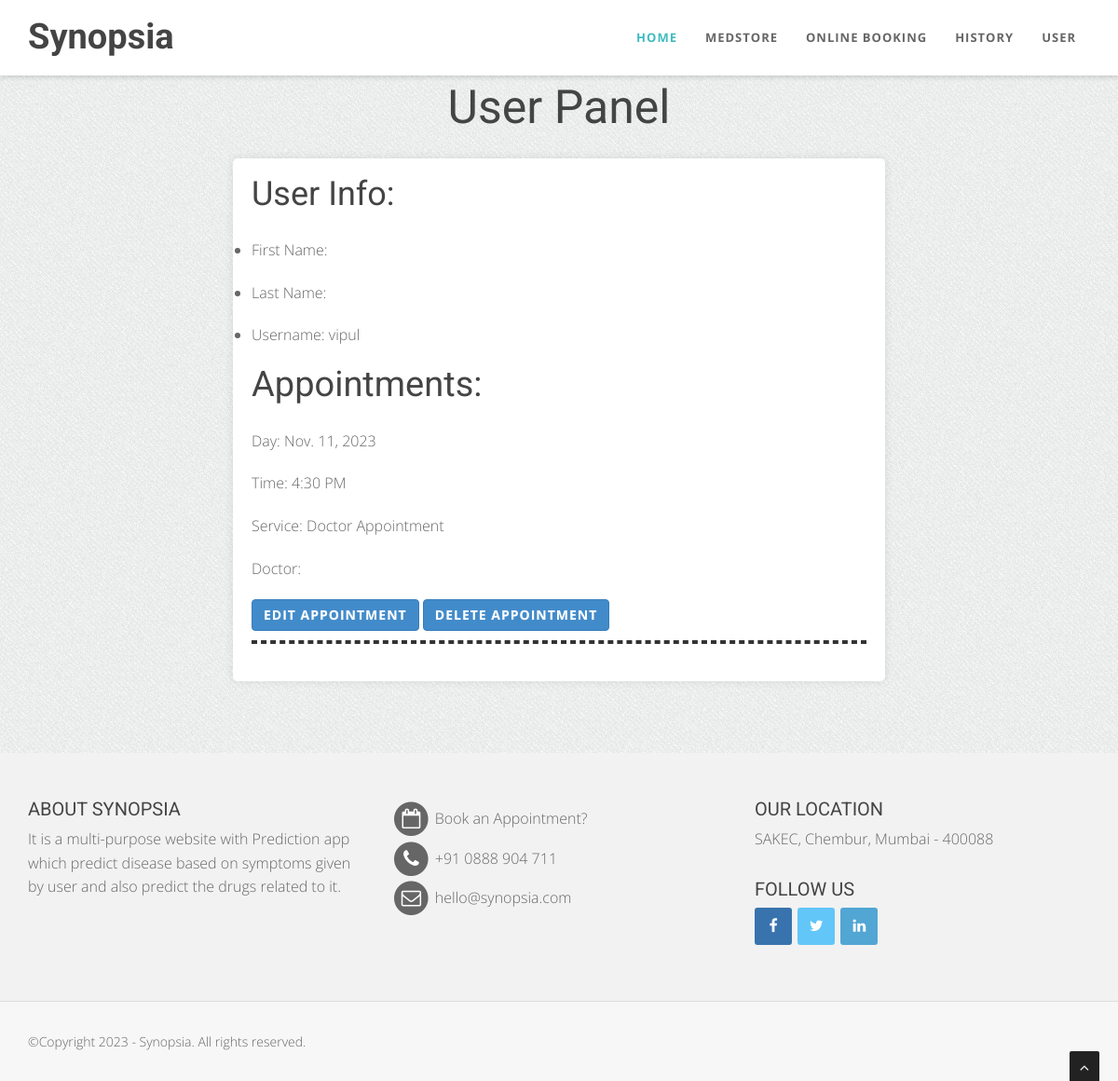
/user-panel (signed in), run on the app's committed database.
### booking/models.py (models this page shows, shortened)
class Appointments(models.Model):
    user = models.ForeignKey(User, on_delete=models.CASCADE, null=True, blank=True)
    service = models.CharField(max_length=50, choices=SERVICE_CHOICES, default="Doctor care")
    day = models.DateField(default=datetime.now)
    time = models.CharField(max_length=10, choices=TIME_CHOICES, default="3 PM")
    time_ordered = models.DateTimeField(default=datetime.now, blank=True)

### booking/views.py (the view)
# urls.py: path('user-panel', views.userPanel, name='userPanel'),
def userPanel(request):
    user = request.user
    email = user.email
    appointments = Appointments.objects.filter(user=user).order_by('day', 'time')
    mail_subject = 'Confirm Your Appointment'
    message = render_to_string('verify_email1.html', {
        'user': user,
        'email': email,
        'appointments':appointments,
        })
    send_mail(mail_subject, message, EMAIL_HOST_USER,
            [email], html_message=message)
    return render(request, 'userPanel.html', {
        'user':user,
        'appointments':appointments,
    })

### booking/templates/verify_email1.html (shortened to what this page needs)
{% load static %}

### booking/templates/userPanel.html (shortened to what this page needs)
{% extends 'layout.html' %}
{% load static %}
{% block body %}
{% if user.is_authenticated %}
<h1 style="margin-top: 90px; font-size: 50px;" class="text-center text-black p-3 ">User Panel</h1>
<div class="userlabel">
<div class="shadow p-4 mb-5 bg-body bg-body rounded text-black  m-5 ">
    <h2 class="">User Info:</h2>
    <ul class="list-group fs-4 mt-3">
            <li class="list-group mt-2">First Name: {{ user.first_name }}</li>
            <li class="list-group mt-2">Last Name: {{ user.last_name }}</li>
            <li class="list-group mt-2">Username: {{ user.username }}</li>
    </ul>
</div>
{% if appointments.count > 0 %}
<div class="mt-5 ">
    <h1 class=" ms-5">Appointments:</h1>
    <div class="shadow p-4 mb-3 bg-body bg-body rounded text-black  m-5">
        {% for appointment in appointments %}
        <div class="list-group fs-4 border p-3 mb-3">
            <p class="list-group mt-2">Day: {{ appointment.day }}</p>
            <p class="list-group mt-2">Time: {{ appointment.time }}</p>
            <p class="list-group mt-2">Service: {{ appointment.service }}</p>
            {% if appointment.service == "Doctor Appointment" %}
        <p class="list-group mt-2">Doctor: {{ appointment.doctor }}</p>
            {% endif %}
            <div class="mt-3 mb-2">
                <a class="btn btn-primary rounded-3 p-2" href="{% url 'userUpdate' appointment.id %}">Edit Appointment</a>
                <form method="post" action="{% url 'delete_appointment' appointment.id %}" style="display: inline;">
                    <button type="submit" class="btn btn-primary rounded-3 p-2">Delete Appointment</button>
                </form>
                <hr style="color: #333; border: 2px dashed;">
            </div>
        </div>
        {% endfor %}
    </div>
</div>
</div>
<br/><br/><br/>
{% endif %}
{% else %}
<div class="shadow p-4 mb-5 bg-body bg-body rounded text-black  m-5">
    <h1 class="p-2  ms-3">First Sign in!</h1>
    <a href="{% url 'login' %}" class="btn btn-primary text-white">Sign in</a>
</div>
{% endif %}
{% endblock %}

### static/css/style.css (style rules this page uses)
body { width: 100%; height: 100%; font-family: 'Open Sans', sans-serif; font-weight: 300; color: #666; background-color: #ddd; font-size: 16px; line-height: 1.6em; }
html { width: 100%; height: 100%; }
label, input, button, select, textarea { font-family: 'Open Sans', sans-serif; font-size: inherit; line-height: inherit; }
h1 { font-size: 38px; }
h2 { font-size: 36px; }
h1, h2, h3, h4, h5, h6 { margin: 0 0 30px; font-family: 'Roboto', sans-serif; font-weight: 400; color: #444; line-height: 1em; }
p { margin: 0 0 20px; }
a { color: #666; -webkit-transition: all .2s ease-in-out; -moz-transition: all .2s ease-in-out; transition: all .2s ease-in-out; }
hr { margin-top: 10px; }
.btn { position: relative; display: inline-block; outline: none; color: #fff; text-decoration: none; text-transform: uppercase; letter-spacing: 1px; font-weight: 400; text-shadow: 0 0 1px rgba(255,255,255,0.3); font-size: 14px; font-weight: 700; }

### static/bodybg/bg1.css (style rules this page uses)
body { background: url(../img/bodybg/bg1.png) repeat left top; }

### booking/templates/userPanel.html (style rules this page uses)
.userlabel { max-width: 700px; margin: 0 auto; background-color: #fff; padding: 20px; border-radius: 5px; box-shadow: 0 0 10px rgba(0, 0, 0, 0.1); }

### data on the page
Appointments: day "Nov. 11, 2023", time "4:30 PM", service "Doctor Appointment"

### other printed values
{{ user.username }} "vipul"
